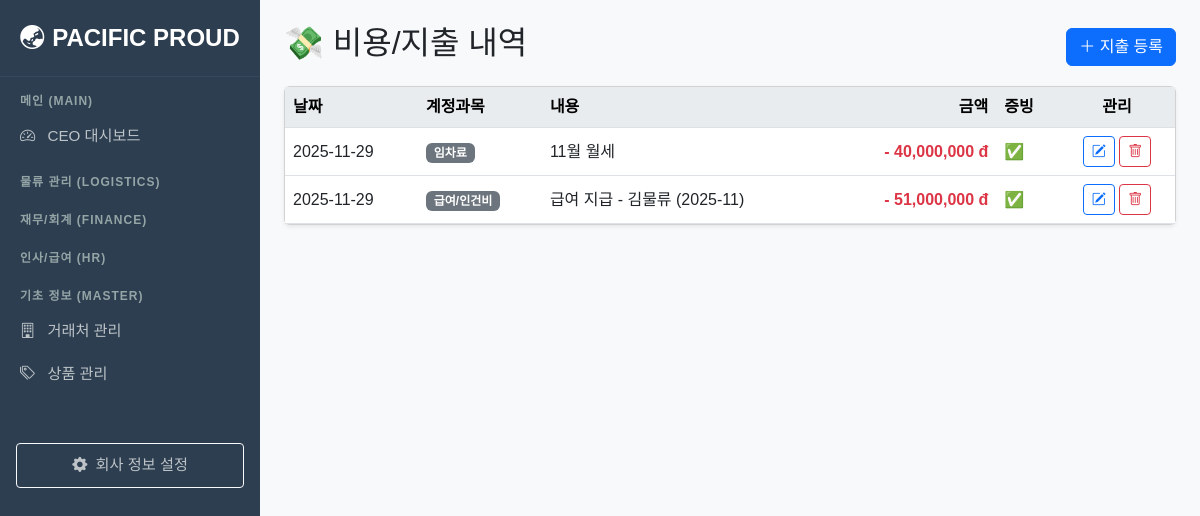
The page /expenses/ on the database its author committed.
### fulfillment/models.py (models this page shows, shortened)
class Expense(models.Model):
    date = models.DateField(default=timezone.now)
    category = models.CharField(max_length=20, choices=ExpenseCategory.choices)
    description = models.CharField(max_length=100)
    amount = models.DecimalField(max_digits=12, decimal_places=0)
    has_proof = models.BooleanField(default=True)

### fulfillment/views.py (the view)
# urls.py: path('expenses/', views.expense_list, name='expense_list'),
def expense_list(request):
    expenses = Expense.objects.order_by('-date')
    form = ExpenseForm()
    return render(request, 'fulfillment/expense_list.html', {'expenses': expenses, 'form': form})

### templates/fulfillment/expense_list.html (shortened to what this page needs)
{% extends 'base.html' %}
{% load humanize %}
{% block content %}
<div class="d-flex justify-content-between align-items-center mb-3">
    <h2>💸 비용/지출 내역</h2>
    <button class="btn btn-primary" data-bs-toggle="modal" data-bs-target="#addModal"><i class="bi bi-plus-lg"></i> 지출 등록</button>
</div>
<div class="card shadow-sm mt-3">
    <table class="table table-hover align-middle mb-0">
        <thead class="table-light"><tr><th>날짜</th><th>계정과목</th><th>내용</th><th class="text-end">금액</th><th>증빙</th><th class="text-center">관리</th></tr></thead>
        <tbody>
            {% for ex in expenses %}
            <tr>
                <td>{{ ex.date|date:"Y-m-d" }}</td>
                <td><span class="badge bg-secondary">{{ ex.get_category_display }}</span></td>
                <td>{{ ex.description }}</td>
                <td class="text-end fw-bold text-danger">- {{ ex.amount|intcomma }} đ</td>
                <td>{% if ex.has_proof %}✅{% else %}❌{% endif %}</td>
                <td class="text-center">
                    <a href="{% url 'fulfillment:expense_update' ex.id %}" class="btn btn-sm btn-outline-primary"><i class="bi bi-pencil-square"></i></a>
                    <a href="{% url 'fulfillment:expense_delete' ex.id %}" class="btn btn-sm btn-outline-danger"><i class="bi bi-trash"></i></a>
                </td>
            </tr>
            {% endfor %}
        </tbody>
    </table>
</div>
{% endblock %}

### templates/base.html (style rules this page uses)
body { font-family: 'Malgun Gothic', sans-serif; background-color: #f8f9fa; }
.table thead th { position: sticky; top: 0; z-index: 2; background-color: #e9ecef; box-shadow: 0 2px 2px -1px rgba(0, 0, 0, 0.1); border-top: none; }

### rows shown on the page
Expense: date "2025-11-29", category "임차료", description "11월 월세", amount "40,000,000"
Expense: date "2025-11-29", category "급여/인건비", description "급여 지급 - 김물류 (2025-11)", amount "51,000,000"
